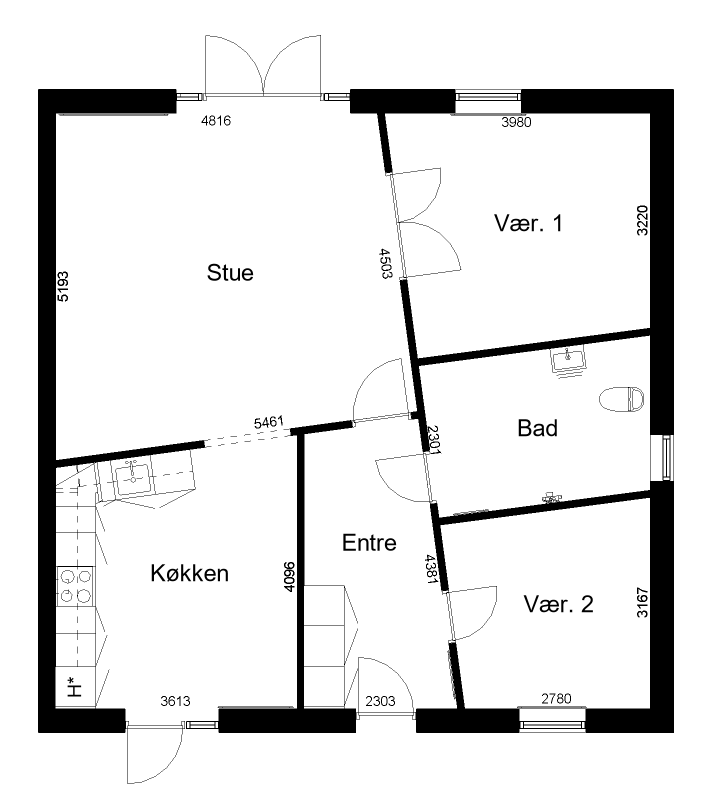
#> input picture tests/data/t25.jpg, 1442 x 1600 px (shown at 1/2 size); its folder holds only this picture in this run
$ python -i clean.py   (imports and definitions only)
#> lines starting #> are read from the running program, lines starting #| are printed output that depends on the picture; after the words box and inside, x2 and y2 are one past the last pixel; in counts of white or black regions, pixels touching at a corner belong together
#> further down, picture is the input picture: shape (1600, 1442, 3); min 0, max 255, mean 228
"""Stage S5 — erase the type, and repair the linework it was sitting on.

General inpainting is the wrong default for a floor plan. The background
is flat white, so a background-colour fill is cleaner *and* faster than
Telea. The hard part is not the fill: it is that dimension lines,
witness lines and wall edges run under and beside labels, and a naive
mask-and-fill leaves visible gaps in them once the sheet is mirrored.

So the order matters: measure the lines **before** erasing, erase, then
redraw any line whose path crossed an erased region.
"""

from __future__ import annotations

from dataclasses import dataclass

import cv2
import numpy as np

from spejl.models import Flag
from spejl.style.metrics import bgr_luma


@dataclass(frozen=True)
class EraseResult:
    image: np.ndarray
    mask: np.ndarray
    repaired_px: int
    flags: tuple[Flag, ...] = ()


# How far a pixel's luma may sit below local paper and still count as
# paper. Antialiased glyph fringes run the whole way from ink to paper,
# so a global "is it dark?" threshold leaves the light half of every
# fringe behind as a grey halo — visible as ghost outlines on the
# mirrored sheet. Measuring against *local* paper instead catches the
# whole fringe, and any linework caught with it is restored by
# :func:`line_pixel_mask` afterwards.
PAPER_TOLERANCE = 14


# [4 lines left out: function _luma, not called in this run]


_RING_PX = 6  # matches _ring_modal_colour's own default — see build_text_mask


# [154 lines left out: functions build_text_mask, _ring_pixels, _ring_modal_colour, not called in this run]


# Non-cardinal angles tried in addition to the two axis-aligned kernels
# below, in degrees — a diagonal wall or dimension line (a compound-angle
# room, a raked gable) is exactly as real as a horizontal or vertical
# one, and the two rectangular kernels alone are blind to it entirely:
# confirmed on a real plan, a 47° witness line's own pixel count under
# its text box went from 5 (noise) to 733 (the actual line) once this
# was added. Every 15°, not finer: _restore_line_pixels' own repair
# doesn't need the kernel to match a line's angle exactly to catch it —
# morphological opening keeps a run whenever *enough* of it survives
# erosion by the kernel's shape, which a line within a few degrees of
# the kernel's own angle still mostly does.
_DIAGONAL_ANGLES_DEG = (15, 30, 45, 60, 75, 105, 120, 135, 150, 165)

# A LONGER minimum than the axis-aligned kernels' own `min_length`
# (see line_pixel_mask's own two rectangular kernels, always 40) —
# not a stricter version of the same idea, a fix for a real, confirmed
# false positive this module's own docstring already names as a known
# risk for the axis-aligned case: "a large 2D fill... can ALSO pass
# this test" (_restore_line_pixels' own docstring). A solid wall
# poché has no empty interior for ANY thin kernel to fail against, at
# ANY angle, so it satisfies a diagonal opening exactly as trivially
# as an axis-aligned one — and with ten new angles trying, the wall's
# own detected footprint reaches into a few more places at 40px than
# it did with two. Confirmed as a real regression, not a theoretical
# one: on the golden fixture, '1680' sits directly above a solid wall,
# and at 40px this connected the wall's own component through a
# diagonal opening to a curve inside '1680's OWN glyphs — the merged
# component trivially passed the 20px extension test (it's the wall,
# it extends everywhere), so the genuine-component repair painted
# part of a stale glyph curve back into the re-rendered text, and
# '1680' read back as 'M&0'. 120px clears that false connection
# entirely (confirmed: zero components detected near '1680's text box
# at this length) while a real diagonal wall/witness line — hundreds
# of px by construction, same as any axis-aligned one — still measures
# comfortably over it (206px under '1383', still far past the 20px
# _MIN_LINE_EXTENSION_PX repair needs to treat it as genuine).
_DIAGONAL_MIN_LENGTH = 120


def _rotated_line_kernel(length: int, angle_deg: float) -> np.ndarray:
    """A ``length``-long, 1px-wide line kernel at ``angle_deg`` —
    ``cv2.getStructuringElement`` only builds axis-aligned rectangles,
    so a genuinely diagonal structuring element has to be drawn by
    hand. Canvas is ``length`` square, plenty for the line to fit at
    any angle without clipping."""
    kernel = np.zeros((length, length), dtype=np.uint8)
    center = length / 2.0
    angle_rad = np.deg2rad(angle_deg)
    dx, dy = np.cos(angle_rad), np.sin(angle_rad)
    half = length / 2.0
    p1 = (int(round(center - dx * half)), int(round(center - dy * half)))
    p2 = (int(round(center + dx * half)), int(round(center + dy * half)))
    cv2.line(kernel, p1, p2, 1, thickness=1)
    return kernel


def line_pixel_mask(image: np.ndarray, min_length: int = 40) -> np.ndarray:
    """Pixels belonging to long straight runs, any angle — walls,
    dimension and witness lines — as a mask, not as fitted primitives.

    Morphological opening with long thin kernels keeps exactly the
    structural runs a plan is made of and drops glyph strokes, which are
    short in both axes. Tried at twelve orientations total, not just
    horizontal and vertical (see ``_DIAGONAL_ANGLES_DEG``) — a plan's
    own walls are not always orthogonal, and the two axis-aligned
    kernels alone never detected a diagonal line at all, meaning
    ``_restore_line_pixels`` had nothing to repair one WITH: erasing a
    label that crossed one left a real, permanent gap in that specific
    line, silently relying on the re-rendered label happening to land
    back over the same gap it made rather than any repair actually
    having happened. The diagonal kernels use their own, LONGER minimum
    length than the axis-aligned pair (see ``_DIAGONAL_MIN_LENGTH``) —
    a real, confirmed false-positive reason, not caution for its own
    sake.

    Deliberately *not* reduced to line segments. Fitting one primitive
    per connected component looks tidier and is wrong: the black wall
    between the ``1680`` and ``870`` dimension lines joins those two
    collinear runs into a single component that is both tall and wide, so
    its bounding-box centre and height describe a thick stroke through
    the middle of nothing — which then gets painted straight through the
    text. The mask needs no fitting and cannot invent geometry.
    """
#> called with min_length = 40
    gray = cv2.cvtColor(image, cv2.COLOR_BGR2GRAY) if image.ndim == 3 else image
    _t, binary = cv2.threshold(gray, 0, 255, cv2.THRESH_BINARY_INV + cv2.THRESH_OTSU)
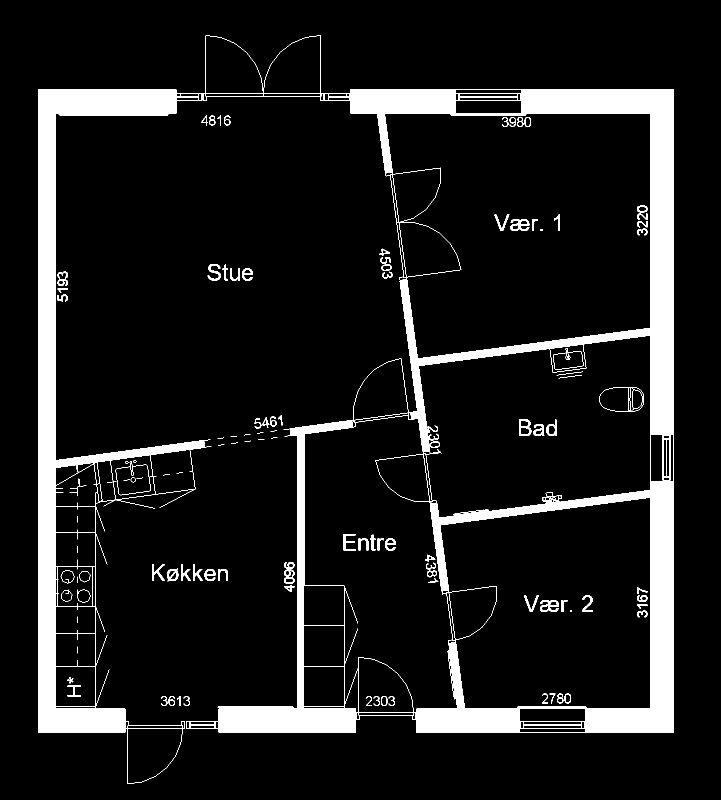
#> binary: shape (1600, 1442) (shown at 1/2 size); 10.6% white; 120 white regions (23 under 20 px), largest, box (x1, y1, x2, y2) and area: (372, 178, 1348, 1466) 154418, (76, 178, 423, 1568) 73303, (407, 70, 647, 202) 1101

    out = np.zeros(binary.shape, dtype=np.uint8)
    for kernel_size in ((min_length, 1), (1, min_length)):
        kernel = cv2.getStructuringElement(cv2.MORPH_RECT, kernel_size)
        out = cv2.bitwise_or(out, cv2.morphologyEx(binary, cv2.MORPH_OPEN, kernel))
#> this loop made 2 passes
#> pass 1, in line_pixel_mask, `out = cv2.bitwise_or(out, cv2.morphologyEx(binary, cv2.MORPH_OPEN, ker..`:
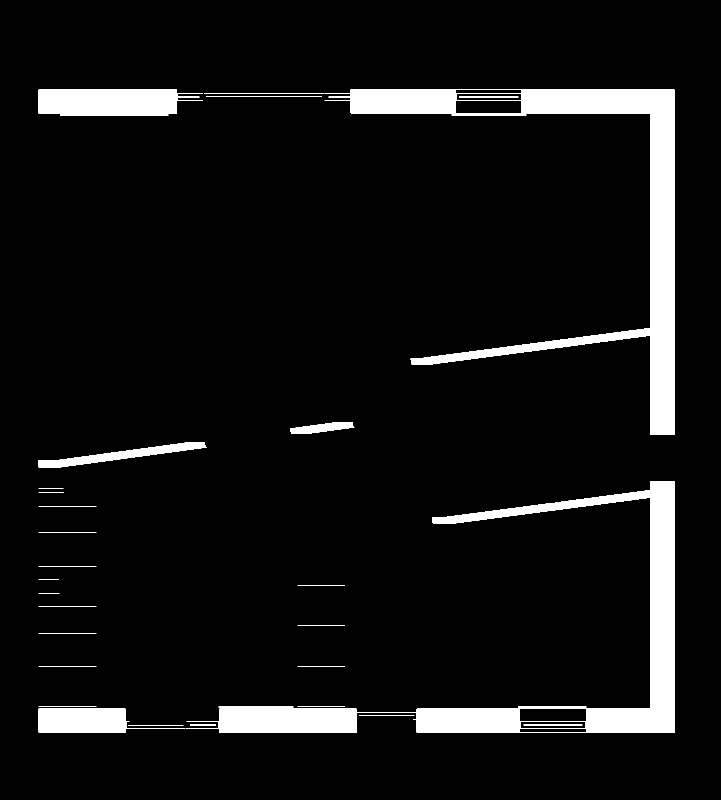
#> out: shape (1600, 1442) (shown at 1/2 size); 6.9% white; 37 white regions, largest, box (x1, y1, x2, y2) and area: (649, 178, 1349, 870) 64659, (714, 962, 1349, 1466) 48294, (77, 178, 406, 227) 13878
#> pass 2, in line_pixel_mask, `out = cv2.bitwise_or(out, cv2.morphologyEx(binary, cv2.MORPH_OPEN, ker..`:
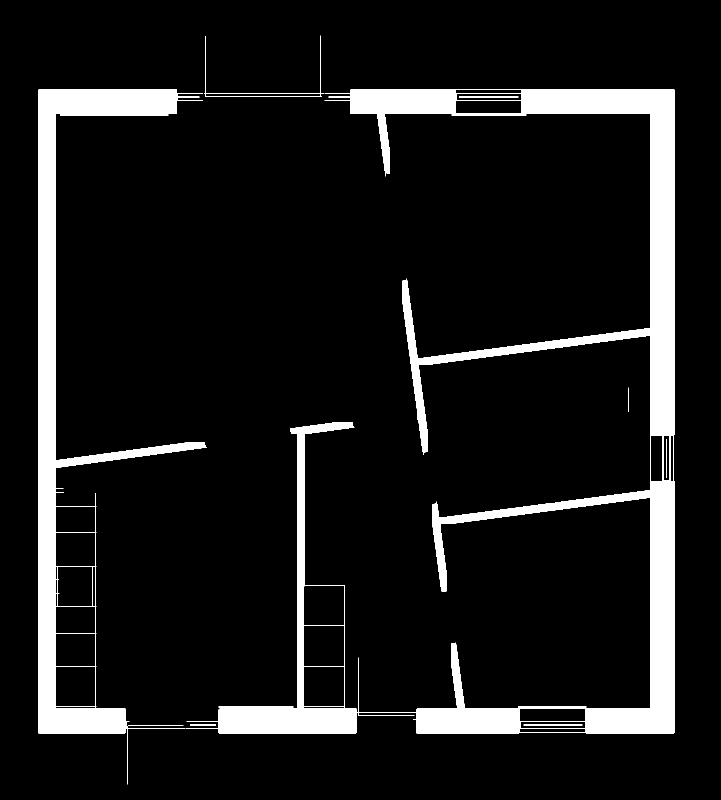
#> out: shape (1600, 1442) (shown at 1/2 size); 9.8% white; 15 white regions, largest, box (x1, y1, x2, y2) and area: (649, 178, 1349, 1467) 126960, (76, 178, 414, 1569) 72108, (373, 845, 713, 1467) 24366
    for angle in _DIAGONAL_ANGLES_DEG:
        kernel = _rotated_line_kernel(_DIAGONAL_MIN_LENGTH, angle)
        out = cv2.bitwise_or(out, cv2.morphologyEx(binary, cv2.MORPH_OPEN, kernel))
#> out: shape (1600, 1442); 9.8% white; 15 white regions, largest, box (x1, y1, x2, y2) and area: (649, 178, 1349, 1467) 127081, (76, 178, 414, 1569) 72116, (373, 845, 713, 1467) 24375
    return out


# [80 lines left out: functions erase_text, _looks_patterned, not called in this run]


# A genuine wall or dimension line that happens to run under a label
# continues into the surrounding sheet well past that one label — real
# cases confirmed on 722-0553-0006-1016-T22-S extend 55 to 1428px beyond
# the text box whose erasure exposed them (the outer wall outline, a
# witness line under a dimension number). But a room label's OWN letter
# strokes can independently satisfy line_pixel_mask's >=40px straight-run
# detector once the sheet's own cap height clears it — confirmed on the
# same file: 'Køkken' (cap height 54px) produced three separate 4-5px-
# wide, 40px-tall components, one per straight vertical in 'K', 'k', 'k';
# 'Bad' produced two, for 'B' and 'd'. Every one of them sits ENTIRELY
# inside its own text box (worst case still 9px short of even reaching
# the box edge) — before this fix, _restore_line_pixels painted them
# straight back onto the erased canvas regardless, a ghost stroke under
# every re-rendered glyph tall enough to trigger it ('Køkken' rendered as
# a smeared 'Kølkken!', 'Bad' as 'Badl'). The two cases are cleanly
# separable on this one signal — a real line already extends hundreds of
# pixels past any single label; a letter stroke, by construction, never
# leaves its own glyph's box at all — so 20px sits with wide margin on
# both sides of the real data (29px above the worst false positive's own
# containment, 35px below the smallest genuine extension observed).
_MIN_LINE_EXTENSION_PX = 20.0

# A disk-opening pre-filter (drop any locally-thick material before the
# extension test below, so a filled room panel or a reverse-out label's
# own dark background can't stand in as "genuine linework" the way a
# large fill otherwise can — see build_text_mask's own docstring for the
# reverse-out case this was chasing) was tried here and reverted. It
# worked on the golden fixture in isolation — a kernel size existed
# (31px) that reproduced the unfiltered flank recovery exactly while
# fully closing a synthetic panel's ghost-outline leak — but that window
# was only 31–33px wide, and re-mirroring an already-mirrored sheet
# redraws every line with very slightly different antialiasing, which
# was enough to push a real wall segment near '1680'/'870' below the
# same threshold on the second pass: `test_mirroring_twice_returns_
# close_to_the_source` started failing deterministically, with a
# visible notch cut into both dimension lines that was not there
# without the filter. A fix whose safety margin doesn't survive the
# pipeline's own round trip is worse than the narrower cosmetic issue
# (a thin antialiased outline surviving around reverse-out text — see
# build_text_mask) it was trying to close. Left as a known, documented
# residual rather than shipped.


# [115 lines left out: functions _restore_line_pixels, _darkest_colour, not called in this run]

>>> import cv2
>>> picture = cv2.imread('../../tests/data/t25.jpg')
>>> result = line_pixel_mask(picture)
